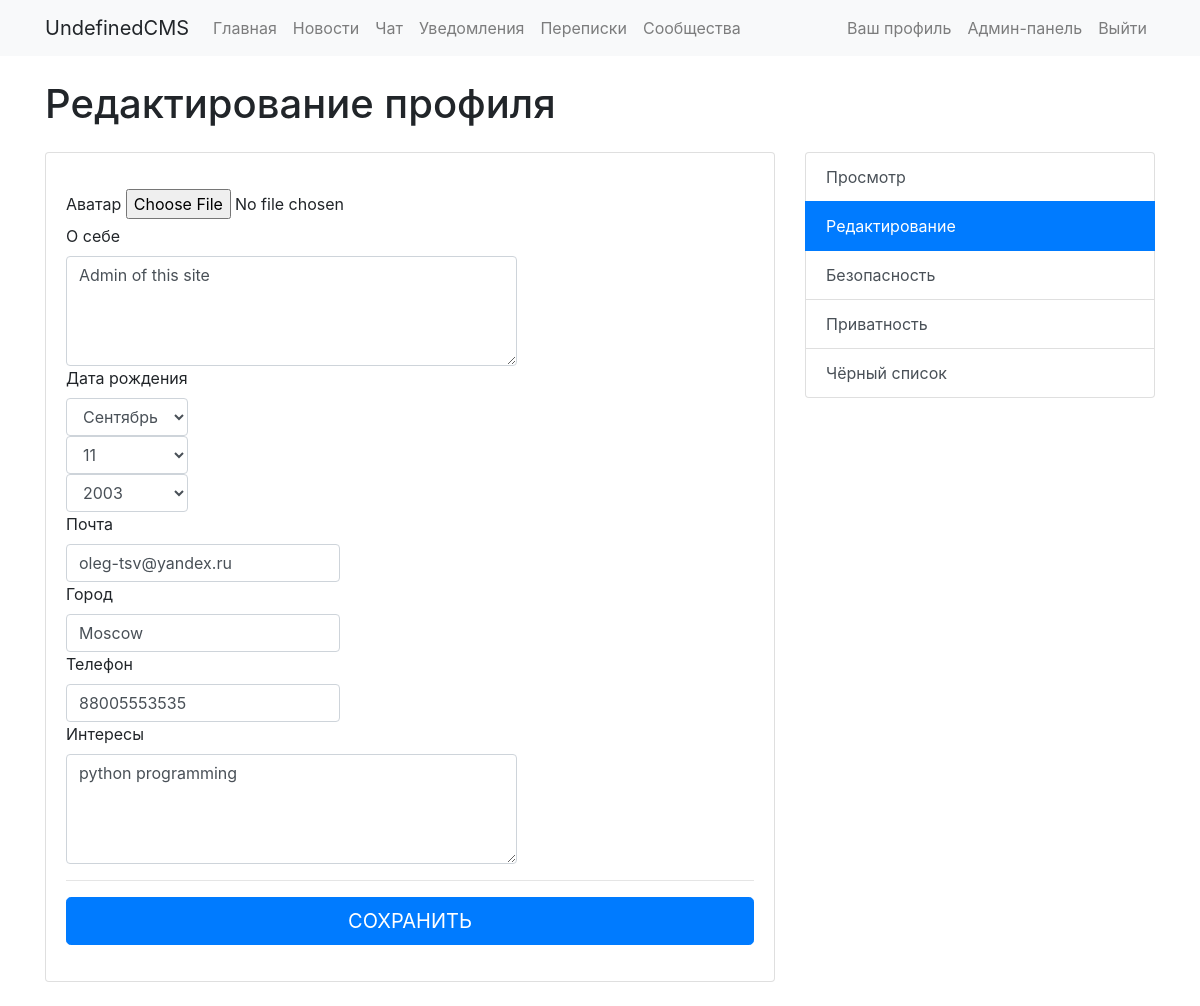
The app's page /profile/edit/ (signed in), older data.
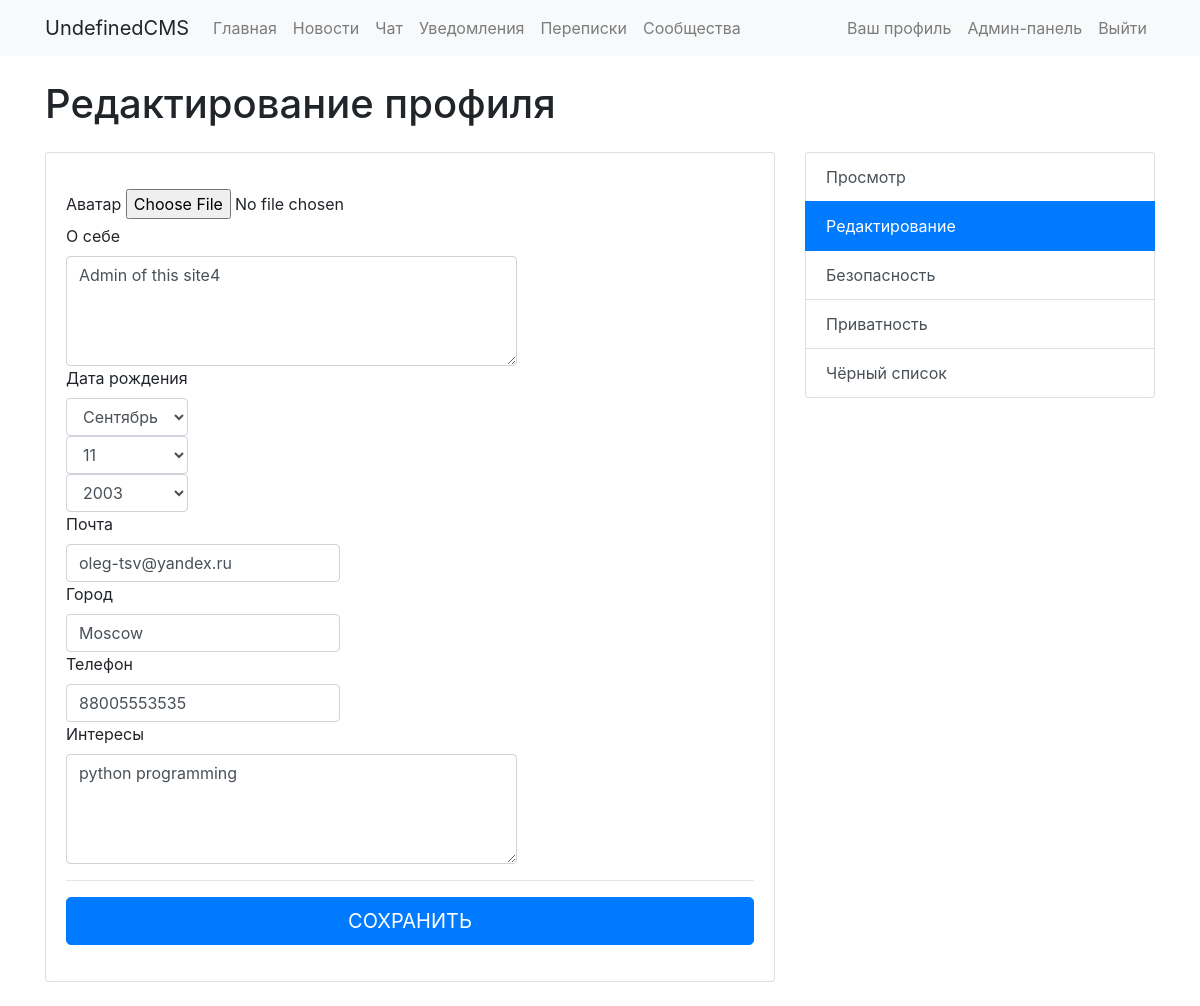
The same page, newer data.
### UserProfile/models.py (models this page shows, shortened)
class Profile(models.Model):
    user = models.OneToOneField(User, on_delete=models.CASCADE)
    about = models.TextField(max_length=500, blank=True)
    birth_date = models.DateField(null=True, blank=True)
    email = models.TextField(max_length=50, blank=True)
    city = models.TextField(max_length=30, blank=True)
    phone = models.TextField(max_length=30, blank=True)
    interests = models.TextField(max_length=500, blank=True)
    avatar = models.ImageField(upload_to=user_directorypath, default='/static/profile.jpg')
    blacklist = models.ManyToManyField(User, related_name='blacklists')

### UserProfile/views.py (the view, shortened to what this page needs)
# urls.py: path('edit/', EditProfileView.as_view(), name='editprofile'),
class EditProfileView(View):
    def get(self, request):
        if not request.user.is_authenticated:
            return HttpResponseRedirect('/')
        else:
            initial_params = dict()
            initial_params['about'] = request.user.profile.about
            initial_params['birth_date'] = request.user.profile.birth_date
            initial_params['email'] = request.user.profile.email
            initial_params['city'] = request.user.profile.city
            initial_params['phone'] = request.user.profile.phone
            initial_params['interests'] = request.user.profile.interests
            form = ProfileForm(initial=initial_params)
            context = {'form': form}
            template = loader.get_template('UserProfile/editprofile.html')
            return HttpResponse(template.render(context, request))

### UserProfile/forms.py (shortened to what this page needs)
class ProfileForm(forms.Form):
    about = forms.CharField(max_length=500, widget=forms.Textarea(attrs={'class': 'form-control', 'rows': 4}) )
    birth_date = forms.DateField(widget=forms.SelectDateWidget(attrs={'class': 'form-control'}, years=list(range(1900, 2020))))
    email = forms.CharField(max_length=50, widget=forms.TextInput(attrs={'class': 'form-control'}))
    city = forms.CharField(max_length=30, widget=forms.TextInput(attrs={'class': 'form-control'}))
    phone = forms.CharField(max_length=30, widget=forms.TextInput(attrs={'class': 'form-control'}))
    interests = forms.CharField(max_length=500, widget=forms.Textarea(attrs={'class': 'form-control', 'rows': 4}))
    avatar = forms.ImageField(required=False)

### UserProfile/templates/UserProfile/editprofile.html (shortened to what this page needs)
<!doctype html>
<html lang="ru">
  <head>
    <link rel="stylesheet" href="https://stackpath.bootstrapcdn.com/bootstrap/4.3.1/css/bootstrap.min.css">
  </head>
  <body>
    {% include 'standart_menu.html' %}
    <div class="container">
      <div class="row">
        <div class="col-lg-8">
          <h1 class="my-4">Редактирование профиля</h1>
          <div class="card mb-4">
            <div class="card-body">
              <p class="card-text">
                <form class="form-signin" action="{% url 'UserProfile:editprofile' %}" method="post" enctype='multipart/form-data'>
                <div class="form-row align-items-center">
                    <div class="col-auto">
                      <label for="inputAbout">Аватар</label>
                      {{ form.avatar }}
                    </div>
                  </div>
                <div class="form-row align-items-center">
                  <div class="col-auto">
                    <label for="inputAbout">О себе</label>
                    {{ form.about }}
                  </div>
                </div>
              <div class="form-row align-items-center">
                  <div class="col-auto">
                    <label for="inputBirthDate">Дата рождения</label>
                    {{ form.birth_date }}
                  </div>
              </div>
              <div class="form-row align-items-center">
                  <div class="col-auto">
                    <label for="inputEmail">Почта</label>
                    {{ form.email }}
                  </div>
                </div>
               <div class="form-row align-items-center">
                  <div class="col-auto">
                    <label for="inputCity">Город</label>
                    {{ form.city }}
                  </div>
                </div>
              <div class="form-row align-items-center">
                  <div class="col-auto">
                    <label for="inputPhone">Телефон</label>
                    {{ form.phone }}
                  </div>
              </div>
              <div class="form-row align-items-center">
                  <div class="col-auto">
                    <label for="inputInterests">Интересы</label>
                    {{ form.interests }}
                  </div>
              </div>
                  <hr>
                  <button class="btn btn-lg btn-primary btn-block text-uppercase" type="submit">Сохранить</button>
                </form>
              </p>
            </div>
          </div>
        </div>
        <div class="col-lg-4">
          <div class="py-5"></div>
          <div class="list-group">
            <a href="{% url 'UserProfile:index' %}" class="list-group-item list-group-item-action">Просмотр</a>
            <a href="{% url 'UserProfile:editprofile' %}" class="list-group-item list-group-item-action active">Редактирование</a>
            <a href="{% url 'UserProfile:edit_security' %}" class="list-group-item list-group-item-action">Безопасность</a>
            <a href="{% url 'UserProfile:edit_privacy' %}" class="list-group-item list-group-item-action">Приватность</a>
            <a href="{% url 'UserProfile:blockedusers' %}" class="list-group-item list-group-item-action">Чёрный список</a>
          </div>
        </div>
      </div>
    </div>
  </body>
</html>

Row changes from the older to the newer data that the page shows:
changed Profile "oleg-tsv@yandex.ru": about "Admin of this site" → "Admin of this site4"
